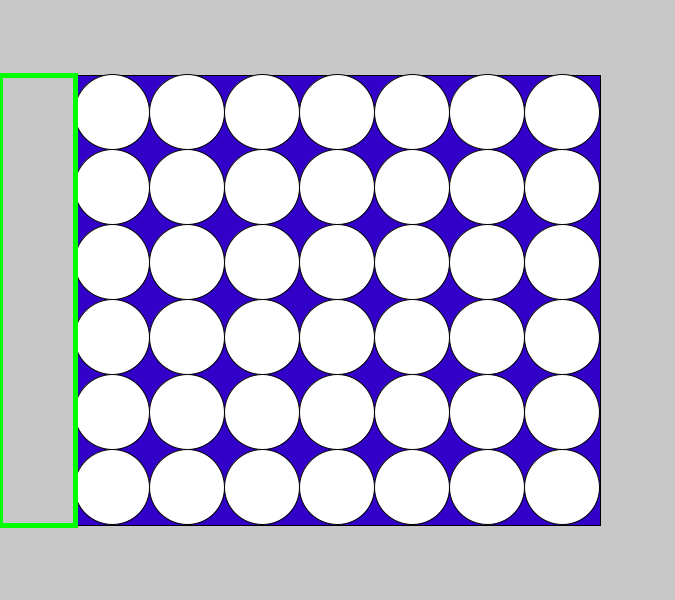
Frame 1 (no input)
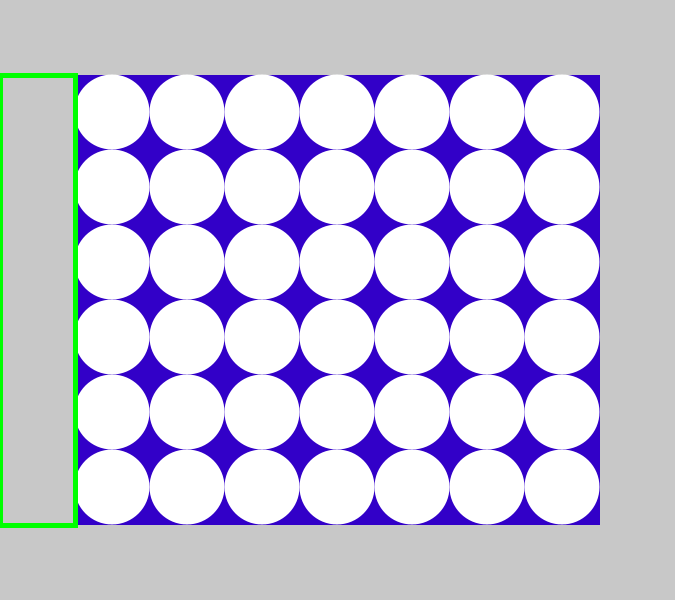
Frame 60 (the mouse pressed at the canvas centre just before this capture)
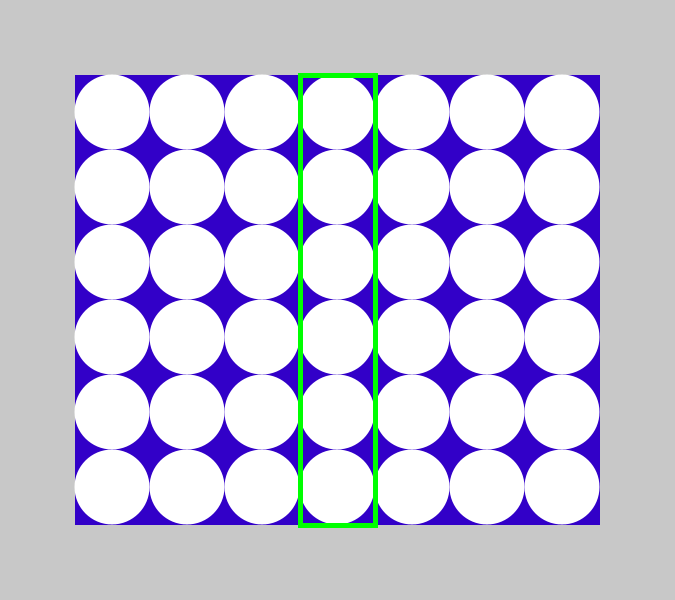
Frame 120 (the mouse held since frame 60 and released just before this capture)

The Processing sketch that drew these frames (run headless with seeded random() and noise(); from frame 60 on, the mouse is pressed at the canvas centre):

// Processing sketch: ConnectFour
// ── ConnectFour.pde
final static int SCALE = 75;
Board board = new Board();
boolean redTurn = true;

public void setup() {
  size(675, 600);
}
public void draw() {
  background(200);
  board.draw();
  
  outlineSelection();
}

public void mouseReleased() {
  board.placeChip();
  redTurn = !redTurn;
}

private void outlineSelection() {
  noFill();
  strokeWeight(5);
  stroke(#00FF00);
  int col = (int) map(mouseX, SCALE, board.boardWidth + SCALE, 0, board.spaces[0].length);
  rect(col * SCALE + SCALE, SCALE, SCALE, board.boardHeight);
  noStroke();
}

// ── Board.pde
public class Board {
  Chip[][] spaces = new Chip[6][7];
  private int boardWidth, boardHeight;
  
  public Board() {
    boardWidth = spaces[0].length * SCALE;
    boardHeight = spaces.length * SCALE;
  }

  public void draw() {
    int margin = SCALE;
    fill(color(50, 0, 200));
    rect(margin, margin, boardWidth, boardHeight);
    for (int i = 0; i < spaces.length; i++) {
      for (int j = 0; j < spaces[0].length; j++) {
        PVector pos = getCoordinates(i, j);
        if (spaces[i][j] == null)
          drawEmptySpace(pos);
        else
          spaces[i][j].draw(pos);        
      }
    }
  }
  
  public void placeChip() {
    Chip move = new Chip(redTurn);
    int row = (int) map(mouseY, SCALE, boardHeight + SCALE, 0, spaces.length);
    int col = (int) map(mouseX, SCALE, boardWidth + SCALE, 0, spaces[0].length);
    spaces[row][col] = move;
  }

  private void drawEmptySpace(PVector pos) {
    fill(255);
    circle(pos.x, pos.y, SCALE);
  }
  
  private PVector getCoordinates(int r, int c) {
    int x = (int) map(c, 0, spaces[0].length, SCALE, boardWidth + SCALE) + SCALE / 2;
    int y = (int) map(r, 0, spaces.length, SCALE, boardHeight + SCALE) + SCALE / 2;
    return new PVector(x, y);
  }
}

// ── Chip.pde
public class Chip {
  //private int x, y;
  private boolean isRed;
  
  public Chip(boolean isRed) {
    this.isRed = isRed;
  }
  
  public void draw(PVector pos) {
    color c = isRed ? #FF0000 : #FFFF00;
    fill(c);
    circle(pos.x, pos.y, SCALE);
  }
}
